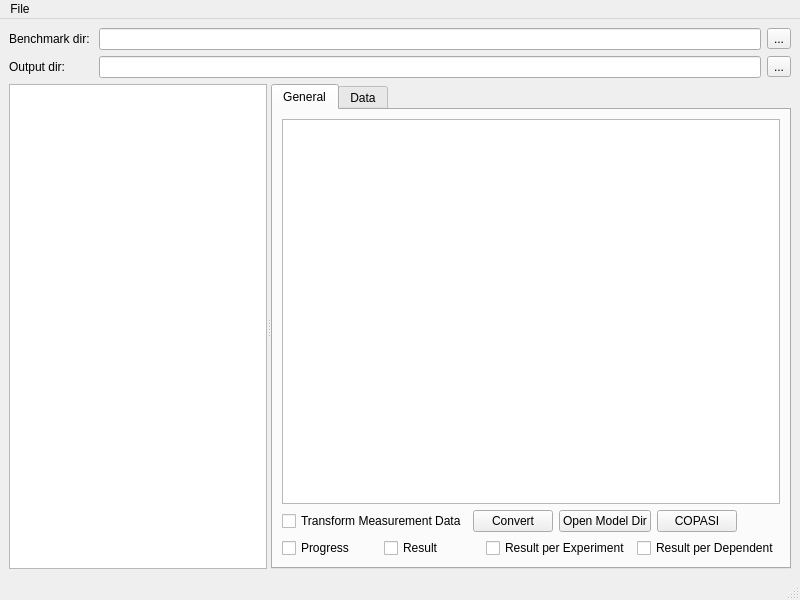
<?xml version="1.0" encoding="UTF-8"?>
<ui version="4.0">
 <class>MainWindow</class>
 <widget class="QMainWindow" name="MainWindow">
  <property name="geometry">
   <rect>
    <x>0</x>
    <y>0</y>
    <width>800</width>
    <height>600</height>
   </rect>
  </property>
  <property name="windowTitle">
   <string>PE tab COPASI importer</string>
  </property>
  <widget class="QWidget" name="centralwidget">
   <layout class="QGridLayout" name="gridLayout">
    <item row="0" column="0">
     <widget class="QLabel" name="lblDir">
      <property name="text">
       <string>Benchmark dir: </string>
      </property>
     </widget>
    </item>
    <item row="0" column="1">
     <layout class="QHBoxLayout" name="horizontalLayout">
      <item>
       <widget class="QLineEdit" name="txtDir"/>
      </item>
      <item>
       <widget class="QToolButton" name="cmdBrowseDir">
        <property name="text">
         <string>...</string>
        </property>
       </widget>
      </item>
     </layout>
    </item>
    <item row="1" column="0">
     <widget class="QLabel" name="lblOutDir">
      <property name="text">
       <string>Output dir:</string>
      </property>
     </widget>
    </item>
    <item row="1" column="1">
     <layout class="QHBoxLayout" name="horizontalLayout_2">
      <item>
       <widget class="QLineEdit" name="txtOutDir"/>
      </item>
      <item>
       <widget class="QToolButton" name="cmdBrwoseOutDir">
        <property name="text">
         <string>...</string>
        </property>
       </widget>
      </item>
     </layout>
    </item>
    <item row="2" column="0" colspan="2">
     <widget class="QSplitter" name="splitter">
      <property name="sizePolicy">
       <sizepolicy hsizetype="Expanding" vsizetype="Expanding">
        <horstretch>0</horstretch>
        <verstretch>0</verstretch>
       </sizepolicy>
      </property>
      <property name="orientation">
       <enum>Qt::Horizontal</enum>
      </property>
      <widget class="QListWidget" name="lstModelDirs"/>
      <widget class="QTabWidget" name="wdgDetail">
       <property name="sizePolicy">
        <sizepolicy hsizetype="Expanding" vsizetype="Expanding">
         <horstretch>0</horstretch>
         <verstretch>0</verstretch>
        </sizepolicy>
       </property>
       <property name="currentIndex">
        <number>0</number>
       </property>
       <widget class="QWidget" name="tabGeneral">
        <attribute name="title">
         <string>General</string>
        </attribute>
        <layout class="QGridLayout" name="gridLayout_2">
         <item row="0" column="0">
          <widget class="QListWidget" name="lstModels"/>
         </item>
         <item row="1" column="0">
          <layout class="QHBoxLayout" name="horizontalLayout_3">
           <item>
            <widget class="QCheckBox" name="chkTransformData">
             <property name="statusTip">
              <string>If checked, measurement data is transformed in case 'log' or 'log10' is defined in the observableTransformation column</string>
             </property>
             <property name="text">
              <string>Transform Measurement Data</string>
             </property>
            </widget>
           </item>
           <item>
            <widget class="QPushButton" name="cmdConvert">
             <property name="text">
              <string>Convert</string>
             </property>
            </widget>
           </item>
           <item>
            <widget class="QPushButton" name="cmdOpenModelDir">
             <property name="text">
              <string>Open Model Dir</string>
             </property>
            </widget>
           </item>
           <item>
            <widget class="QPushButton" name="cmdOpenInCOPASI">
             <property name="text">
              <string>COPASI</string>
             </property>
            </widget>
           </item>
           <item>
            <spacer name="horizontalSpacer">
             <property name="orientation">
              <enum>Qt::Horizontal</enum>
             </property>
             <property name="sizeHint" stdset="0">
              <size>
               <width>40</width>
               <height>20</height>
              </size>
             </property>
            </spacer>
           </item>
          </layout>
         </item>
         <item row="2" column="0">
          <layout class="QHBoxLayout" name="horizontalLayout_4">
           <item>
            <widget class="QCheckBox" name="chkPlotProgressOfFit">
             <property name="statusTip">
              <string>If checked, Progress of Fit plot is added</string>
             </property>
             <property name="text">
              <string>Progress</string>
             </property>
            </widget>
           </item>
           <item>
            <widget class="QCheckBox" name="chkPlotResult">
             <property name="statusTip">
              <string>If checked, parameter estimation result plot is added</string>
             </property>
             <property name="text">
              <string>Result</string>
             </property>
            </widget>
           </item>
           <item>
            <widget class="QCheckBox" name="chkPlotResultPerExperiment">
             <property name="statusTip">
              <string>If checked, result plot per experiment is added</string>
             </property>
             <property name="text">
              <string>Result per Experiment</string>
             </property>
            </widget>
           </item>
           <item>
            <widget class="QCheckBox" name="chkPlotResultPerDependent">
             <property name="statusTip">
              <string>If checked, result plot per dependent is added</string>
             </property>
             <property name="text">
              <string>Result per Dependent</string>
             </property>
            </widget>
           </item>
           </layout>
          </item>
         </layout>
       </widget>
       <widget class="QWidget" name="tabData">
        <attribute name="title">
         <string>Data</string>
        </attribute>
        <layout class="QGridLayout" name="gridLayout_3">
         <item row="0" column="0">
          <widget class="QPlainTextEdit" name="txtData"/>
         </item>
        </layout>
       </widget>
      </widget>
     </widget>
    </item>
   </layout>
  </widget>
  <widget class="QMenuBar" name="menubar">
   <property name="geometry">
    <rect>
     <x>0</x>
     <y>0</y>
     <width>800</width>
     <height>17</height>
    </rect>
   </property>
   <widget class="QMenu" name="menuFile">
    <property name="title">
     <string>File</string>
    </property>
    <addaction name="action_Open"/>
    <addaction name="separator"/>
    <addaction name="actionE_xit"/>
   </widget>
   <addaction name="menuFile"/>
  </widget>
  <widget class="QStatusBar" name="statusbar"/>
  <action name="action_Open">
   <property name="text">
    <string>&amp;Open</string>
   </property>
   <property name="shortcut">
    <string>Ctrl+O</string>
   </property>
   <property name="shortcutContext">
    <enum>Qt::ApplicationShortcut</enum>
   </property>
  </action>
  <action name="actionE_xit">
   <property name="text">
    <string>E&amp;xit</string>
   </property>
   <property name="shortcut">
    <string>Ctrl+Q</string>
   </property>
   <property name="shortcutContext">
    <enum>Qt::ApplicationShortcut</enum>
   </property>
   <property name="menuRole">
    <enum>QAction::QuitRole</enum>
   </property>
  </action>
 </widget>
 <resources/>
 <connections>
  <connection>
   <sender>cmdBrowseDir</sender>
   <signal>clicked()</signal>
   <receiver>MainWindow</receiver>
   <slot>slotBrowseBenchmarkDir()</slot>
   <hints>
    <hint type="sourcelabel">
     <x>777</x>
     <y>40</y>
    </hint>
    <hint type="destinationlabel">
     <x>399</x>
     <y>299</y>
    </hint>
   </hints>
  </connection>
  <connection>
   <sender>cmdBrwoseOutDir</sender>
   <signal>clicked()</signal>
   <receiver>MainWindow</receiver>
   <slot>slotBrowseOutputDir()</slot>
   <hints>
    <hint type="sourcelabel">
     <x>777</x>
     <y>68</y>
    </hint>
    <hint type="destinationlabel">
     <x>399</x>
     <y>299</y>
    </hint>
   </hints>
  </connection>
  <connection>
   <sender>lstModelDirs</sender>
   <signal>itemSelectionChanged()</signal>
   <receiver>MainWindow</receiver>
   <slot>slotModelDirSelected()</slot>
   <hints>
    <hint type="sourcelabel">
     <x>148</x>
     <y>328</y>
    </hint>
    <hint type="destinationlabel">
     <x>399</x>
     <y>299</y>
    </hint>
   </hints>
  </connection>
  <connection>
   <sender>txtDir</sender>
   <signal>textEdited(QString)</signal>
   <receiver>MainWindow</receiver>
   <slot>slotSetBenchmarkDir(QString)</slot>
   <hints>
    <hint type="sourcelabel">
     <x>424</x>
     <y>40</y>
    </hint>
    <hint type="destinationlabel">
     <x>399</x>
     <y>299</y>
    </hint>
   </hints>
  </connection>
  <connection>
   <sender>txtOutDir</sender>
   <signal>textEdited(QString)</signal>
   <receiver>MainWindow</receiver>
   <slot>slotSetOutputDir(QString)</slot>
   <hints>
    <hint type="sourcelabel">
     <x>424</x>
     <y>68</y>
    </hint>
    <hint type="destinationlabel">
     <x>399</x>
     <y>299</y>
    </hint>
   </hints>
  </connection>
  <connection>
   <sender>cmdConvert</sender>
   <signal>clicked()</signal>
   <receiver>MainWindow</receiver>
   <slot>slotConvert()</slot>
   <hints>
    <hint type="sourcelabel">
     <x>376</x>
     <y>545</y>
    </hint>
    <hint type="destinationlabel">
     <x>399</x>
     <y>299</y>
    </hint>
   </hints>
  </connection>
  <connection>
   <sender>cmdOpenInCOPASI</sender>
   <signal>clicked()</signal>
   <receiver>MainWindow</receiver>
   <slot>slotOpenInCOPASI()</slot>
   <hints>
    <hint type="sourcelabel">
     <x>699</x>
     <y>545</y>
    </hint>
    <hint type="destinationlabel">
     <x>399</x>
     <y>299</y>
    </hint>
   </hints>
  </connection>
  <connection>
   <sender>cmdOpenModelDir</sender>
   <signal>clicked()</signal>
   <receiver>MainWindow</receiver>
   <slot>slotOpenModelDir()</slot>
   <hints>
    <hint type="sourcelabel">
     <x>537</x>
     <y>545</y>
    </hint>
    <hint type="destinationlabel">
     <x>399</x>
     <y>299</y>
    </hint>
   </hints>
  </connection>
  <connection>
   <sender>lstModels</sender>
   <signal>itemSelectionChanged()</signal>
   <receiver>MainWindow</receiver>
   <slot>slotModelSelected()</slot>
   <hints>
    <hint type="sourcelabel">
     <x>537</x>
     <y>321</y>
    </hint>
    <hint type="destinationlabel">
     <x>399</x>
     <y>299</y>
    </hint>
   </hints>
  </connection>
  <connection>
   <sender>actionE_xit</sender>
   <signal>triggered()</signal>
   <receiver>MainWindow</receiver>
   <slot>close()</slot>
   <hints>
    <hint type="sourcelabel">
     <x>-1</x>
     <y>-1</y>
    </hint>
    <hint type="destinationlabel">
     <x>399</x>
     <y>299</y>
    </hint>
   </hints>
  </connection>
  <connection>
   <sender>action_Open</sender>
   <signal>triggered()</signal>
   <receiver>MainWindow</receiver>
   <slot>slotBrowseBenchmarkDir()</slot>
   <hints>
    <hint type="sourcelabel">
     <x>-1</x>
     <y>-1</y>
    </hint>
    <hint type="destinationlabel">
     <x>399</x>
     <y>299</y>
    </hint>
   </hints>
  </connection>
 </connections>
 <slots>
  <slot>slotBrowseBenchmarkDir()</slot>
  <slot>slotBrowseOutputDir()</slot>
  <slot>slotOpenInCOPASI()</slot>
  <slot>slotConvert()</slot>
  <slot>slotOpenModelDir()</slot>
  <slot>slotModelDirSelected()</slot>
  <slot>slotModelSelected()</slot>
  <slot>slotSetBenchmarkDir(QString)</slot>
  <slot>slotSetModelDir(QString)</slot>
  <slot>slotSetModel(QString)</slot>
  <slot>slotSetOutputDir(QString)</slot>
 </slots>
</ui>
